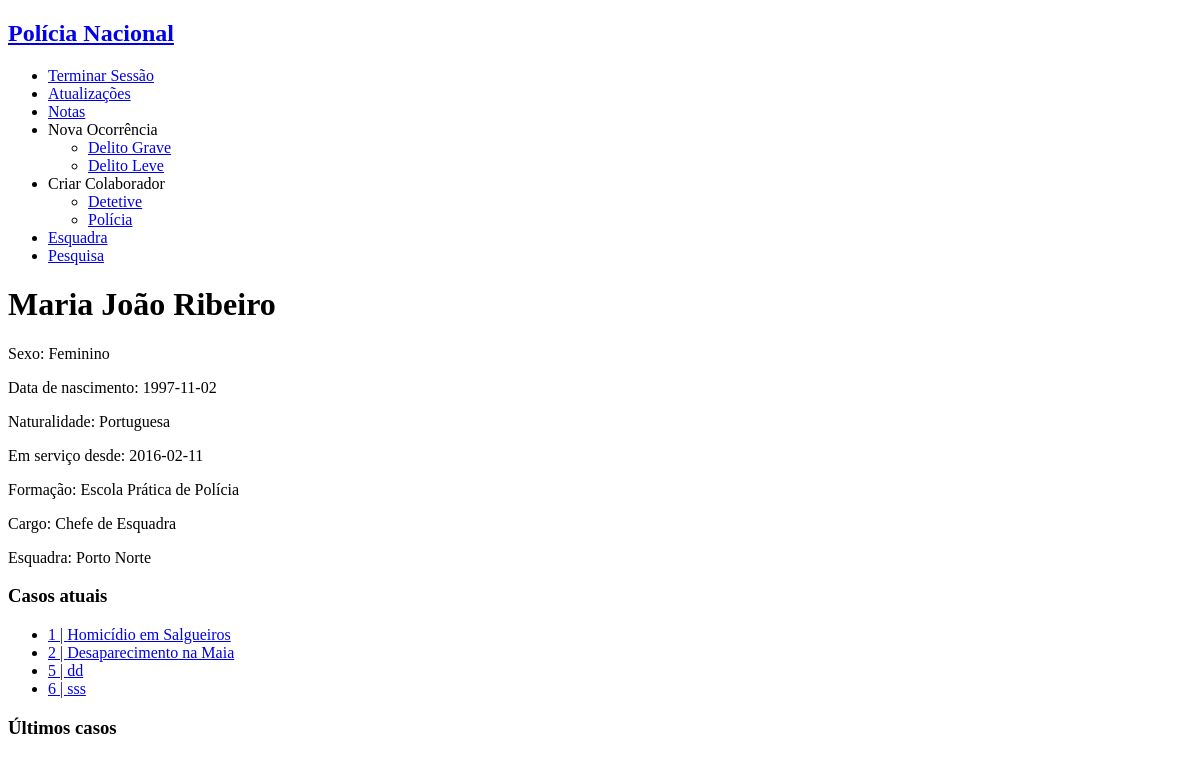
The page /main.php?username=maria (signed in) on the database as committed earlier.
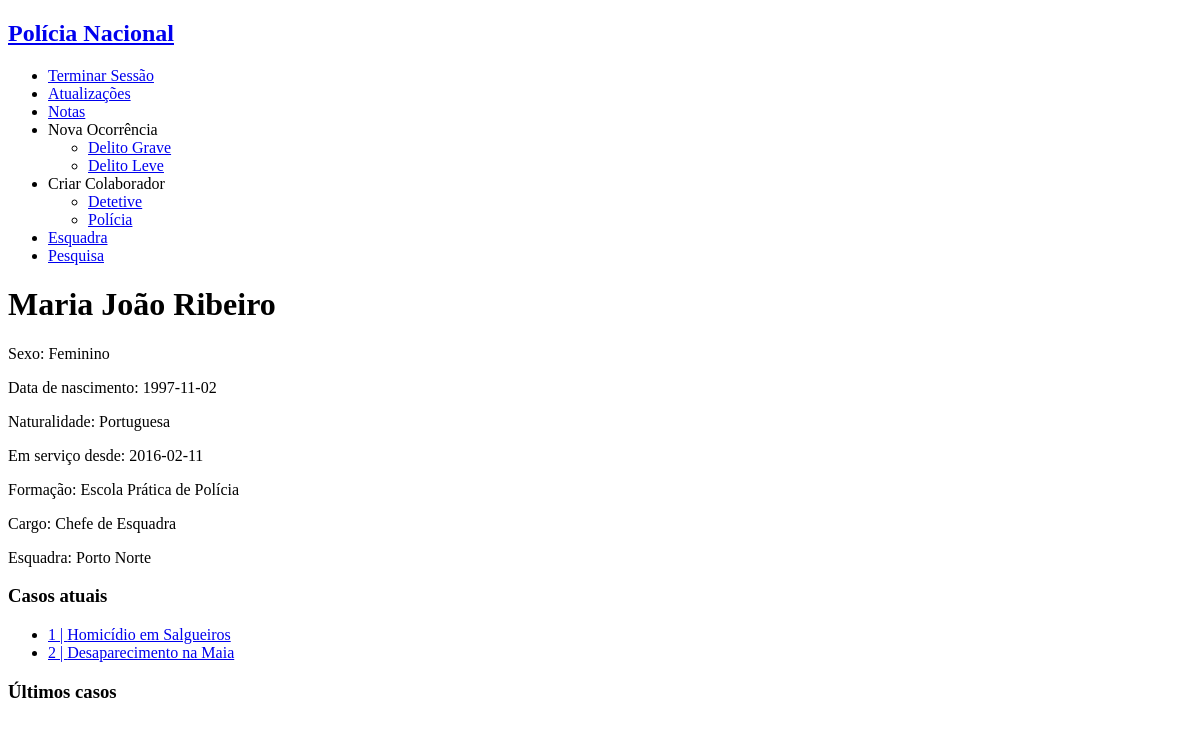
The same page on the database as committed later.
### tables this page shows
CREATE TABLE personnel (
    username VARCHAR PRIMARY KEY,
    password VARCHAR NOT NULL,
    email VARCHAR(320) NOT NULL, -- 64 characters for local part + @ + 255 for domain name
    fullname VARCHAR(128) NOT NULL,
    gender VARCHAR NOT NULL,
    birthdate date NOT NULL,
    naturality VARCHAR NOT NULL,
    start_service date NOT NULL,
    school VARCHAR REFERENCES schools NOT NULL,
    position VARCHAR REFERENCES positions NOT NULL,
    station INTEGER REFERENCES stations
);

CREATE TABLE stations (
    id INTEGER PRIMARY KEY,
    name VARCHAR NOT NULL,
    city VARCHAR NOT NULL,
    adress VARCHAR NOT NULL,
    chief VARCHAR REFERENCES personnel
);

CREATE TABLE occurrences (
    id INTEGER PRIMARY KEY,
    type integer REFERENCES occ_type NOT NULL,
    title VARCHAR NOT NULL,
    chief_detective VARCHAR REFERENCES personnel,
    state VARCHAR REFERENCES states NOT NULL ,
    oppening_date date NOT NULL,
    location VARCHAR NOT NULL,
    description VARCHAR NOT NULL,
    station VARCHAR REFERENCES stations NOT NULL
);

### database/connection.php (called while the page is built, shortened)
<?php $db = new PDO('sqlite:database/database.db');
function getUserByUsername($username) {
  global $db;
  $query = $db->prepare('SELECT * FROM personnel WHERE username = ?');
  $query->execute(array($username));
  return $query->fetch();
}
function GetOccurrencesByStation($station) {
  global $db;
  $query = $db->prepare('SELECT * FROM occurrences WHERE station=? ');
  $query->execute(array($station));
  return $query->fetchAll();
}
function GetStationByID($id){
  global $db;
  $query = $db->prepare('SELECT * FROM stations WHERE id = ?');
  $query->execute([$id]);
  return $query->fetch();
}

### main.php (the view, shortened to what this page needs)
<?php
include_once('database/connection.php');
?>
<!DOCTYPE html>
<html>
<?php include_once('common/header_aside.php'); ?>
<body>
    <div id="personal_info">
        <h1><?php echo $user['fullname']?></h1>
        <p> Sexo: <?php echo $user['gender'] ?></p>
        <p> Data de nascimento: <?php echo $user['birthdate'] ?>  </p>
        <p> Naturalidade: <?php echo $user['naturality'] ?> </p>
        <p> Em serviço desde: <?php echo $user['start_service'] ?> </p>
        <p> Formação: <?php echo $user['school'] ?> </p>
        <p> Cargo: <?php echo $user['position'] ?> </p>
        <?php if ($user['position']!="Diretor Nacional"){?>
            <p> Esquadra: <?php echo $station['name'] ?></a></p>
        <?php } ?>
    </div>
    <?php if ($user['position']=='Diretor Nacional'){
        $occurrences=GetAllOccurrences();
    }elseif ($user['position']=='Chefe de Esquadra'){
        $occurrences=GetOccurrencesByStation($station['id']);
    }elseif ($user['position']=='Detetive'){
        $occurrences=GetOccurrencesByUsernameAndMinorOccurrences($username,$station['id']);
    }elseif ($user['position']=='Polícia'){
        $occurrences=GetOccurrencesByUsername($username);
    }
    if (!empty($occurrences)) { ?>
        <div id="current_work">
            <h3>Casos atuais</h3>
            <ul>
                <?php foreach($occurrences as $occurrence) { ?>
                    <?php if ($occurrence['state']=='Aberto') {?>
                        <?php echo "<li><a href='single_occurrence.php?id=" . $occurrence['id'] . "'>" . $occurrence['id'] . " | " . $occurrence['title'] . "</a></li>" ; ?>
                    <? } ?>
                <? } ?>
            </ul>
        </div>
        <div id="past_work">
            <h3>Últimos casos</h3>
        </div>
    <? } ?>
</body>
</html>

### common/header_aside.php (shortened to what this page needs)
<?php
include_once('database/connection.php');
$username = $_SESSION['username'];
$user = getUserByUsername($username);
if (!isset($station)){
    $station=GetStationByID($user['station']);
}
?>
<!DOCTYPE html>
<html lang="en-US">
    <header>
        <a href="main.php"><h2>Polícia Nacional</h2></a>
    </header>
    <aside id="right_bar">
            <ul>
                <li><a href="log_out.php">Terminar Sessão</a></li>
                <li><a href="updates.php">Atualizações</a></li>
                <li><a href="notes.php">Notas</a></li>
                <li><a> Nova Ocorrência</a></li>
                    <ul>
                        <?php if ($user['position']!="Polícia"){?>
                            <li><a href="new_occurrence.php?relevance=2"> Delito Grave </a></li>
                        <?php } ?>
                            <li><a href="new_occurrence.php?relevance=1"> Delito Leve </a></li>
                    </ul>
                <?php if ($user['position']=="Diretor Nacional" || $user['position']=="Chefe de Esquadra" ){?>
                    <li><a> Criar Colaborador </a></li>
                        <ul>
                                <li><a href="create_personnel.php?position=Detetive"> Detetive </a></li>
                                <li><a href="create_personnel.php?position=Polícia"> Polícia </a></li>
                        </ul>
                <?php } ?>
                <?php if ($user['position']!="Diretor Nacional"){?>
                    <li><a href="station.php?station=<?=$station['id']?>">Esquadra</a></li>
                <?php } ?>
                <li><a href="search.php">Pesquisa</a></li>
            </ul>
    </aside>
</html>

Rows that differ between the two databases and show on the page:
removed occurrences: id "5", title "dd"
removed occurrences: id "6", title "sss"
